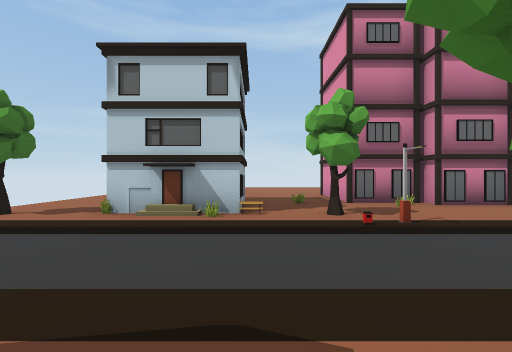
view 1 (above)

24 first-person views from a walk through a 3-D level made in the Unity game engine. The camera is 1.5 m above the floor, looks level and sees 85° across. The floor is counted in squares, 2.4 m on a side. Each view is taken from the middle of a square. On the plan, view 1 faces up. The plan holds only what a view shows up to about 9 squares ahead; the rest is blank. The place goes on beyond the plan. The player character is not drawn.

view 2
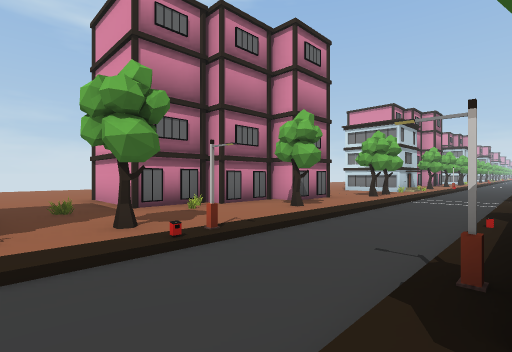

view 3
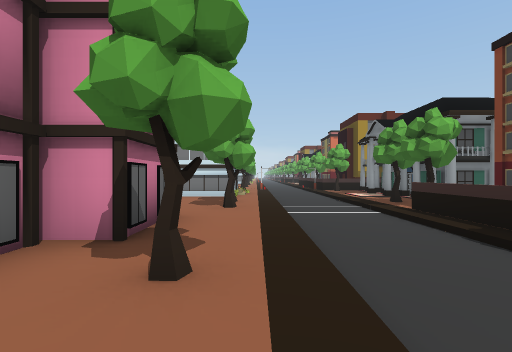

view 4
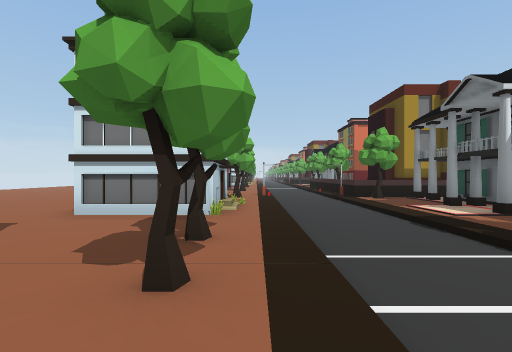

view 5
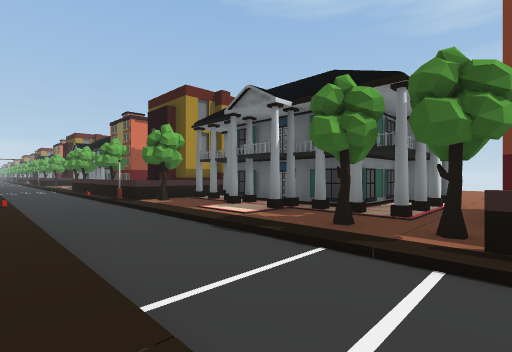

view 6
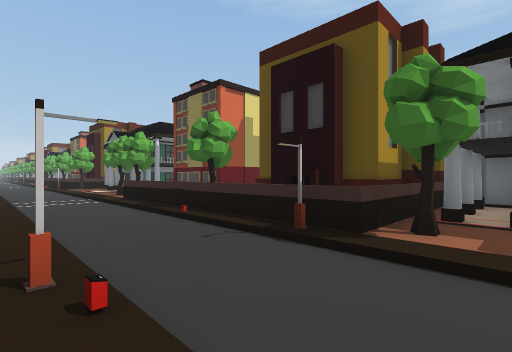

view 7
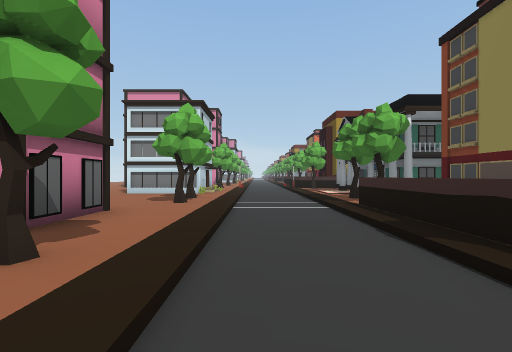

view 8
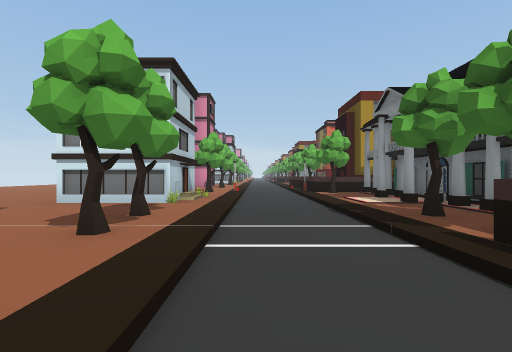

view 9
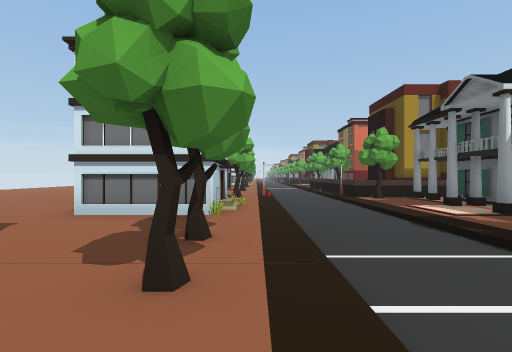

view 10
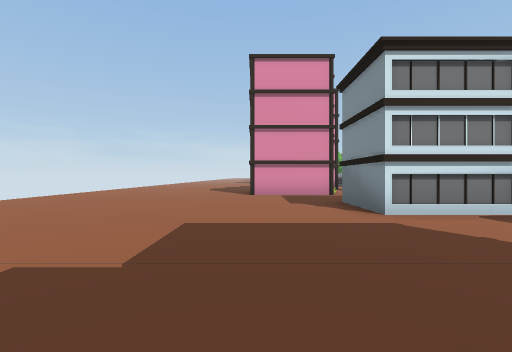

view 11
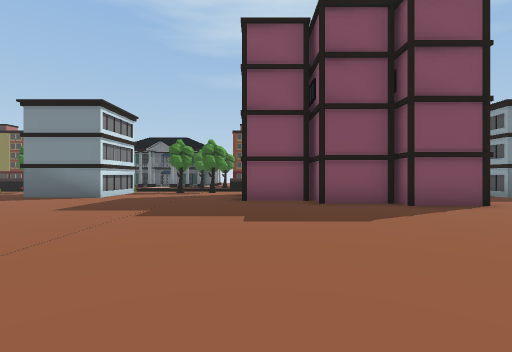

view 12
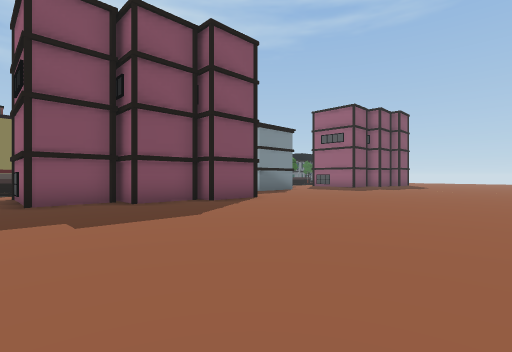

view 13
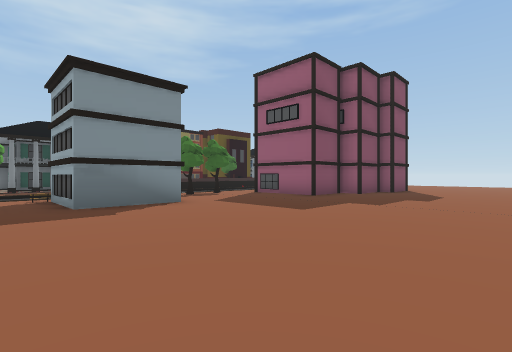

view 14
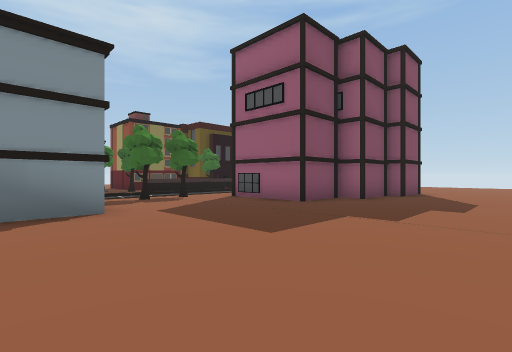

view 15
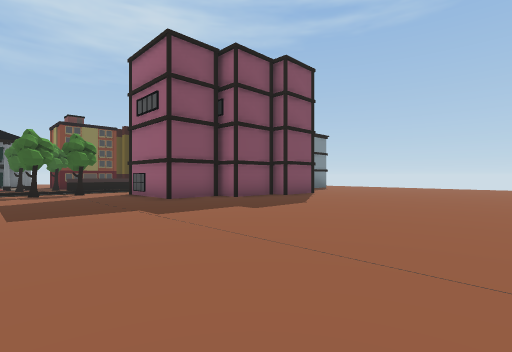

view 16
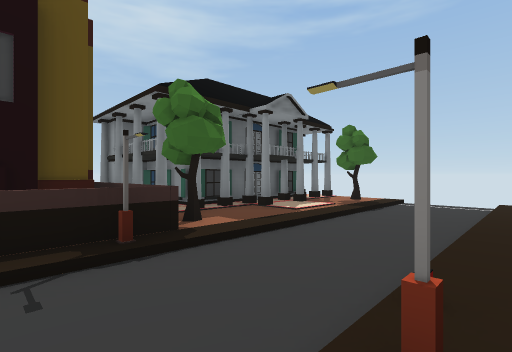

view 17
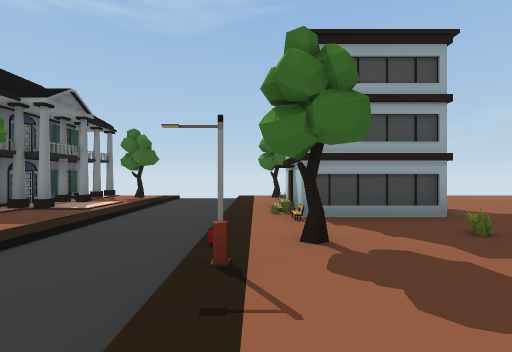

view 18
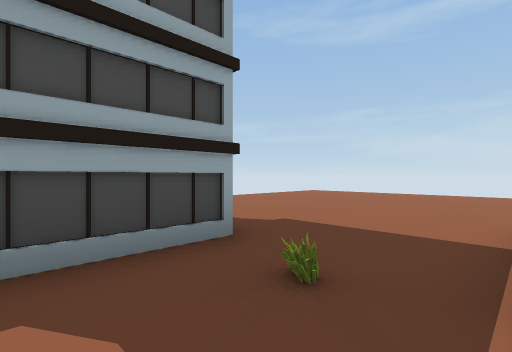

view 19
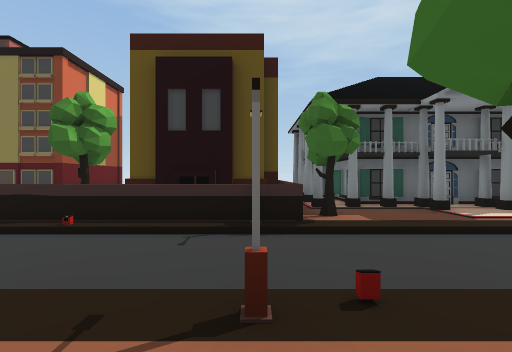

view 20
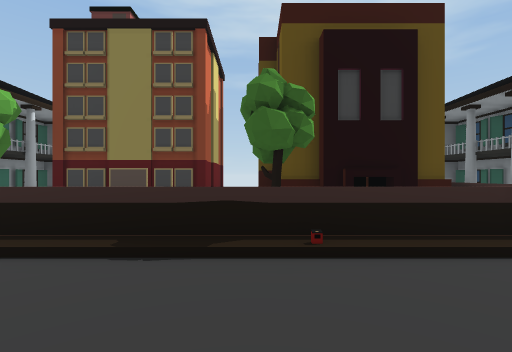

view 21
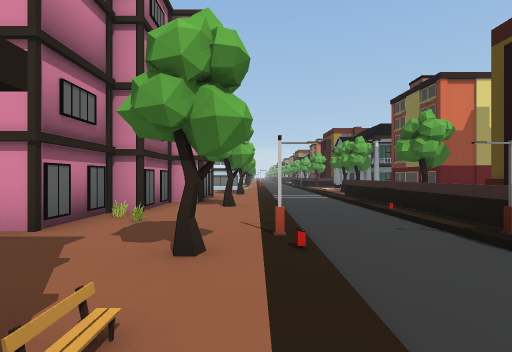

view 22
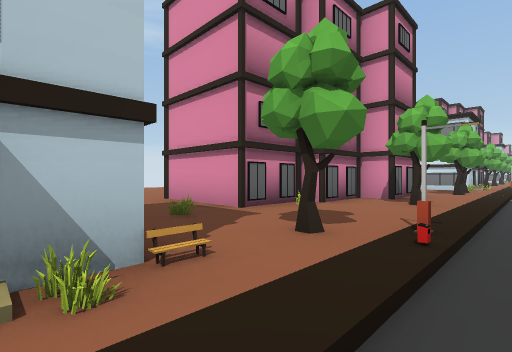

view 23
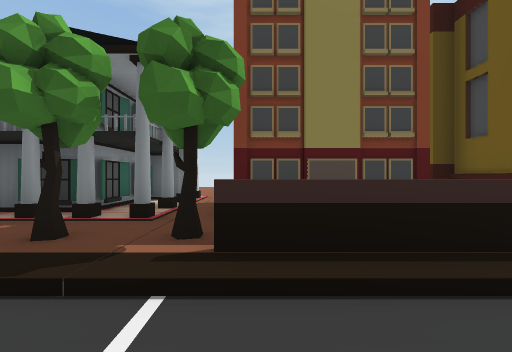

view 24
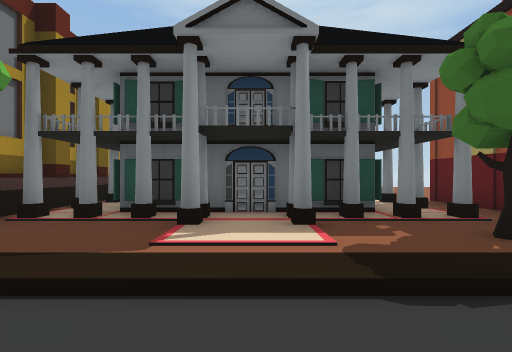

### Floor plan
Key: @ floor where view 1 was taken; # wall or solid block; . main floor; - floor 0.25 m lower than the main floor; = window, fence, low wall or low ledge; T tree; L lamp; B building.
Columns run from 5 left of view 1 to 29 right of it. Each row starts with its distance up from view 1.
 15      ............ ..........    ...
 14     ........................   ....
 13    .......................... .....
 12   .................................
 11  ..................................
 10  ..................................
  9   ......#.............#............
  8    .....#####.........#####........
  7     #...#####....##...#####....##..
  6  .. #.=.#####....##.=.#####....##.
  5  T.##.T...T...TT.##.T...T...TT.##.T
  4  ......L.............L.............
  3  ----------------------------------
  2  ----------------------------------
  1  T....TL==T===TT....TL==T===TT....T
  0  ...B@#      .T...B.#      .T...B.#
 -1 BBBBBB#### ###-BBBBB#### ###-BBBBB#
 -2      B##  ##  -    B########-    BB
 -3     BB#   B#  -BB  B##  B  #-BB   #
 -4       #       -B    #      .-B    #

Where each view was taken, in squares from view 1:
view 1: 0 up, 0 right, facing up
view 2: 1 up, 0 right, facing up-right
view 3: 4 up, 3 right, facing right
view 4: 4 up, 7 right, facing right
view 5: 4 up, 8 right, facing down-right
view 6: 4 up, 14 right, facing down-right
view 7: 3 up, 17 right, facing right
view 8: 3 up, 20 right, facing right
view 9: 4 up, 21 right, facing right
view 10: 9 up, 21 right, facing right
view 11: 15 up, 21 right, facing down
view 12: 15 up, 22 right, facing down-left
view 13: 13 up, 15 right, facing down-left
view 14: 12 up, 13 right, facing down-left
view 15: 15 up, 11 right, facing down-left
view 16: 4 up, 3 right, facing down-left
view 17: 4 up, 4 right, facing left
view 18: 5 up, 2 right, facing up-left
view 19: 5 up, 2 right, facing down
view 20: 4 up, 5 right, facing down
view 21: 4 up, 13 right, facing right
view 22: 3 up, 13 right, facing up-right
view 23: 3 up, 22 right, facing down
view 24: 3 up, 26 right, facing down
